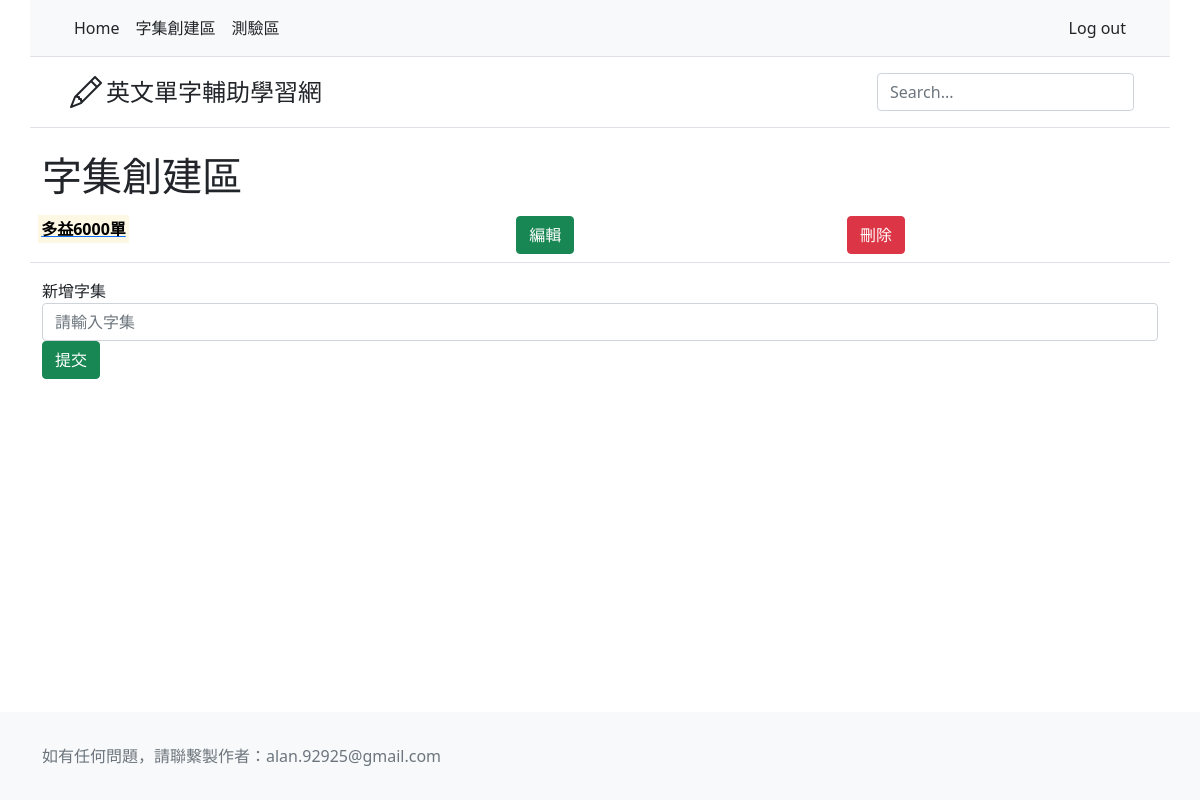
The app's page /words/WordEditor/ (signed in), older data.
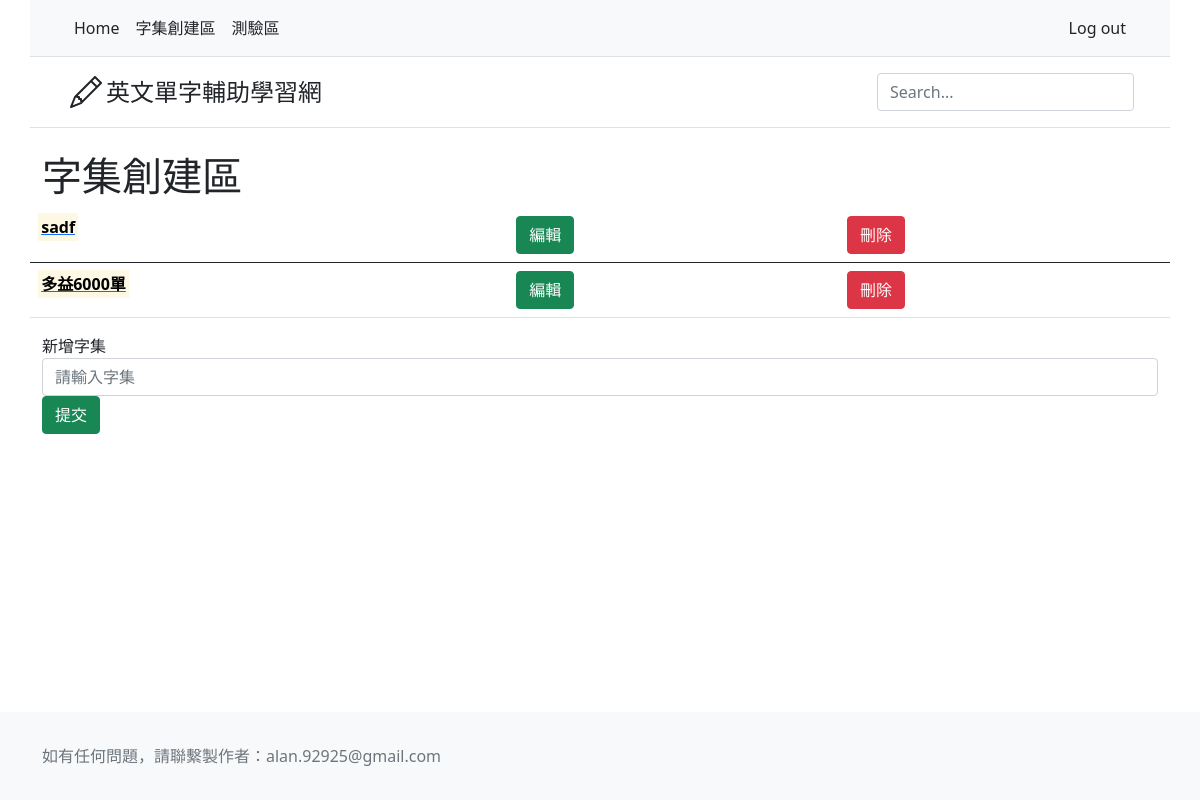
The same page, newer data.
### words/models.py (models this page shows, shortened)
class CharacterSet(models.Model):
    set_name = models.CharField(max_length = 100)

### words/views.py (the view)
# urls.py: path('WordEditor/', views.CharacterSetEditor, name='CharacterSetEditor'),
@login_required(login_url="Login")
def CharacterSetEditor(request):
    CharacterSet_list = CharacterSet.objects.order_by('-pk')
    form =  CharacterSetModelForm()
    context = {
        'CharacterSet_list': CharacterSet_list,
        'form': form
    }
    if request.user.is_authenticated:
        context['is_authenticated'] = request.user.is_authenticated
    return render(request, 'words/CharacterSetEditor.html', context)

### words/forms.py
class CharacterSetModelForm(forms.ModelForm):
    class Meta:
        model = CharacterSet
        fields = '__all__'
        widgets = {
            'set_name': forms.TextInput(attrs={'class': 'form-control', 'placeholder': '請輸入字集', 'pattern': "[\u4e00-\u9fa5_a-zA-Z0-9]+$", 'title': '字集名稱內不可包含特殊字元'})
        }
        labels = {
            'set_name': '新增字集'
        }

### words/templates/words/CharacterSetEditor.html (shortened to what this page needs)
{% extends 'base.html' %}
{% block reference %}
    {% load static %}
{% endblock %}
{% block headmessage %}
<h1>字集創建區</h1>
{% endblock %}
{% block content %}
    {% if CharacterSet_list %}
        <table class = "table">
            {% for CharacterSet in CharacterSet_list %}
                <tbody>
                    <tr>
                        <td><a href="{% url 'words:VocabularyEditor' CharacterSet.pk %}"><strong><mark>{{CharacterSet.set_name}}</mark></strong></a></td>
                        <td id = "{{ CharacterSet.pk }}"><button type = "button" class = "btn btn-success" onclick="editSet(this);">編輯</button></td>
                        <td id = "{{ CharacterSet.pk }}"><button type = "button" class = "btn btn-danger" onclick="delSet(this);">刪除</button></td>
                    </tr>
                </tbody>
            {% endfor %}
        </table>
    {% else %}
        <h5>No CharacterSet are available.</h5>
    {% endif %}
    <form class = "form-inline" action="{% url 'words:AddSet'%}" method="POST">
        <div class = "form-group">
            <label>{{ form.set_name.label }}</label>
            {{ form.set_name }}
        </div>
        <div class = "form-group">
            <button type="submit" class = "btn btn-success">提交</button>
        </div>
    </form>
{% endblock %}

Row changes from the older to the newer data that the page shows:
added CharacterSet: set_name "sadf"
